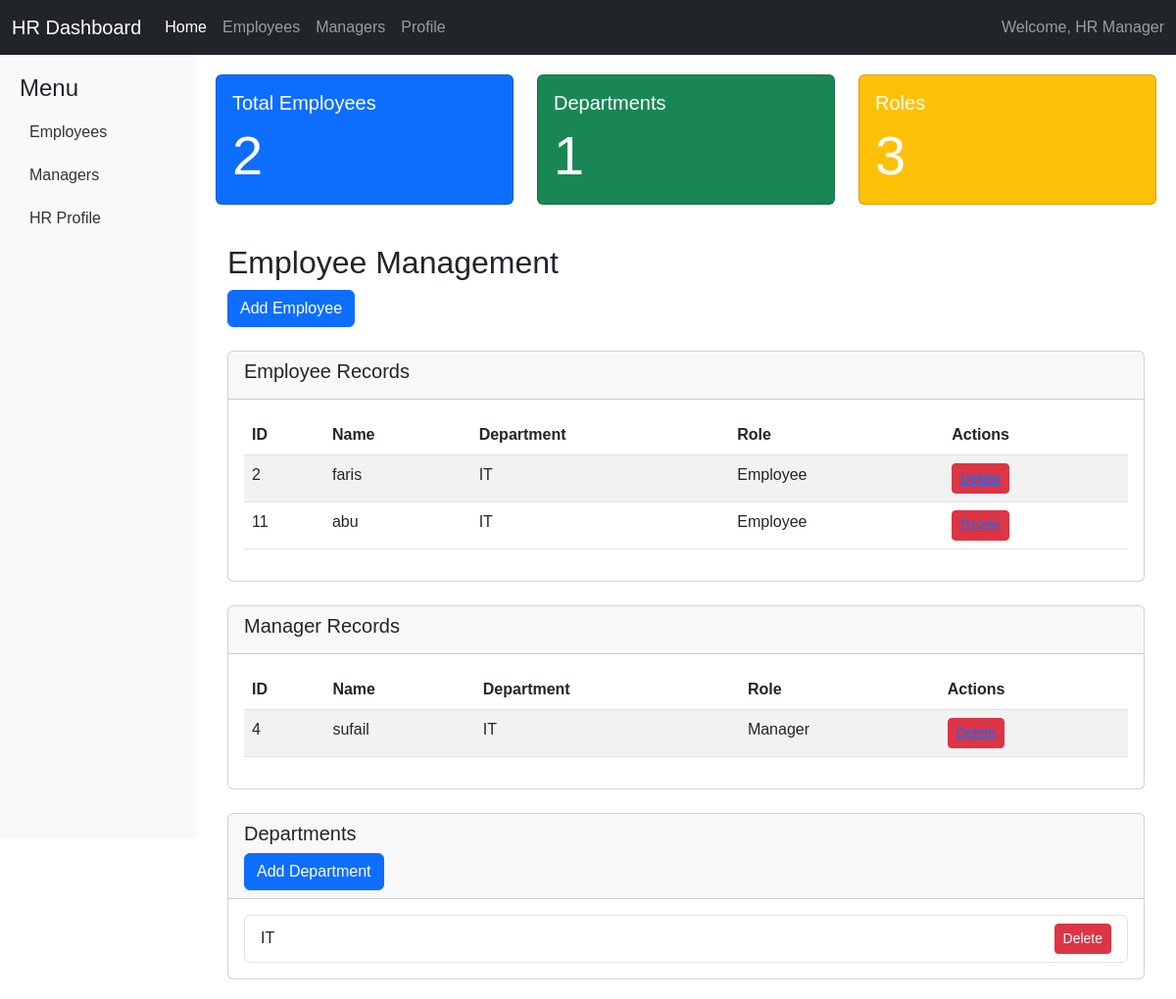
The page /hr on the database its author committed.
### User/models.py (models this page shows, shortened)
class User(models.Model):
    user_id = models.AutoField(primary_key=True)
    username = models.CharField(max_length=100)
    password = models.CharField(max_length=100)
    department = models.ForeignKey(Department, on_delete=models.CASCADE, null=True)
    joining_date = models.DateField(null=True)
    salary = models.DecimalField(max_digits=10, decimal_places=2, null=True)
    role = models.ForeignKey(Role,on_delete=models.CASCADE,null=True,default='Employee')
    class Meta:
        db_table = 'user_table'

### Company/models.py (models this page shows, shortened)
class Department(models.Model):
    department_id = models.AutoField(primary_key=True)
    name = models.CharField(max_length=100)
    company_id = models.ForeignKey(Company, on_delete=models.CASCADE)

class Role(models.Model):
    role_id = models.AutoField(primary_key=True)
    role = models.CharField(max_length=100)
    company = models.ForeignKey(Company,on_delete=models.CASCADE)
    class Meta:
        db_table= 'role'

### User/views.py (the view)
# urls.py: path('hr',views.Hrpage),
def Hrpage(request):
    employees = User.objects.filter(role_id = 1)
    managers = User.objects.filter(role_id=2)
    dept = Department.objects.all()
    role = Role.objects.all()
    return render(request,"hr.html",{'managers':managers,'employees':employees,'dept':dept,'role':role})

### templates/hr.html (shortened to what this page needs)
<!DOCTYPE html>
<html lang="en">
<head>
    <link href="https://cdn.jsdelivr.net/npm/bootstrap@5.3.0-alpha1/dist/css/bootstrap.min.css" rel="stylesheet">
</head>
<body>
    <nav class="navbar navbar-expand-lg navbar-dark bg-dark">
        <div class="container-fluid">
            <a class="navbar-brand" href="#">HR Dashboard</a>
            <div class="collapse navbar-collapse" id="navbarNav">
                <ul class="navbar-nav me-auto">
                    <li class="nav-item">
                        <a class="nav-link active" aria-current="page" href="#">Home</a>
                    </li>
                    <li class="nav-item">
                        <a class="nav-link" href="#employees">Employees</a>
                    </li>
                    <li class="nav-item">
                        <a class="nav-link" href="#managers">Managers</a>
                    </li>
                    <li class="nav-item">
                        <a class="nav-link" href="{% url 'hr_profile' %}">Profile</a>
                    </li>
                </ul>
                <span class="navbar-text">
                    Welcome, HR Manager
                </span>
            </div>
        </div>
    </nav>
    <div class="container-fluid">
        <div class="row">
            <div class="col-md-2 sidebar">
                <h4>Menu</h4>
                <a href="#employees">Employees</a>
                <a href="#managers">Managers</a>
                <a href="{% url 'hr_profile' %}">HR Profile</a>
            </div>
            <div class="col-md-10 content">
                <div class="row">
                    <div class="col-md-4">
                        <div class="card text-white bg-primary mb-3">
                            <div class="card-body">
                                <h5 class="card-title">Total Employees</h5>
                                <p class="card-text display-4"> {{employees.count}}</p>
                            </div>
                        </div>
                    </div>
                    <div class="col-md-4">
                        <div class="card text-white bg-success mb-3">
                            <div class="card-body">
                                <h5 class="card-title">Departments</h5>
                                <p class="card-text display-4">{{dept.count}}</p>
                            </div>
                        </div>
                    </div>
                    <div class="col-md-4">
                        <div class="card text-white bg-warning mb-3">
                            <div class="card-body">
                                <h5 class="card-title">Roles</h5>
                                <p class="card-text display-4">{{role.count}}</p>
                            </div>
                        </div>
                    </div>
                </div>
               <div class="container mt-4">
  <h2>Employee Management</h2>
                   <button type="button" class="btn btn-primary" data-bs-toggle="modal" data-bs-target="#exampleModal">
            Add Employee
        </button>
  <div class="card mt-4">
      <div class="card-header">
          <h5>Employee Records</h5>
      </div>
      <div class="card-body">
          <table class="table table-striped">
              <thead>
                  <tr>
                      <th>ID</th>
                      <th>Name</th>
                      <th>Department</th>
                      <th>Role</th>
                      <th>Actions</th>
                  </tr>
              </thead>
              <tbody>
              {% for employee in employees %}
                  <tr>
                      <td> {{ employee.user_id }}</td>
                      <td>{{ employee.username }}</td>
                      <td>{{ employee.department.name }}</td>
                      <td>{{ employee.role.role }}</td>
                      <td>
                          <button class="btn btn-danger btn-sm">  <a href="delete_employee/{{ employee.user_id }}">Delete</a></button>
                      </td>
                  </tr>
              {% endfor %}
              </tbody>
          </table>
      </div>
  </div>
  <div class="card mt-4">
      <div class="card-header">
          <h5>Manager Records</h5>
      </div>
      <div class="card-body">
          <table class="table table-striped">
              <thead>
                  <tr>
                      <th>ID</th>
                      <th>Name</th>
                      <th>Department</th>
                      <th>Role</th>
                      <th>Actions</th>
                  </tr>
              </thead>
              <tbody>
              {% for manager in managers %}
                  <tr>
                      <td>{{ manager.user_id }}</td>
                      <td>{{ manager.username }}</td>
                      <td>{{ manager.department.name }}</td>
                      <td>{{ manager.role.role }}</td>
                      <td>
                          <button class="btn btn-danger btn-sm"><a href="delete_manager/{{ manager.user_id }}">Delete</a></button>
                      </td>
                  </tr>
              {% endfor %}
              </tbody>
          </table>
      </div>
  </div>
  <div class="card mt-4">
    {% for dept in dept %}
      <div class="card-header">
          <h5>Departments</h5>
          <a href="#" class="btn btn-primary">Add Department</a>
      </div>
      <div class="card-body">
          <ul class="list-group">
              <li class="list-group-item d-flex justify-content-between align-items-center">
                  {{ dept.name }}
                  <button class="btn btn-danger btn-sm">Delete</button>
              </li>
          </ul>
      </div>
      {% endfor %}
  </div>
            </div>
        </div>
    </div>
</body>
</html>

### templates/hr.html (style rules this page uses)
body { font-family: Arial, sans-serif; }
.sidebar { height: 100vh; background-color: #f8f9fa; padding: 20px; }
.sidebar a { display: block; padding: 10px; color: #333; text-decoration: none; }
.content { padding: 20px; }

### rows shown on the page
User: user_id "2", username "faris", department.name "IT", role.role "Employee"
User: user_id "11", username "abu", department.name "IT", role.role "Employee"
User: user_id "4", username "sufail", department.name "IT", role.role "Manager"
Department: name "IT"

### other values the page prints
{{ employees.count }} "2"
{{ dept.count }} "1"
{{ role.count }} "3"
